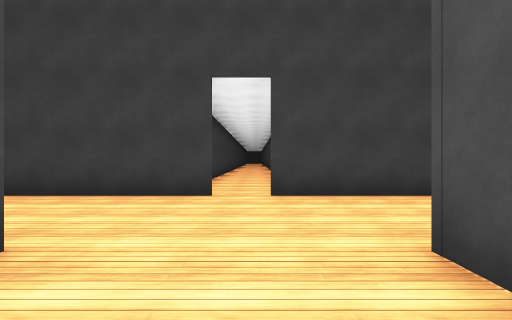
[1] (above)

21 first-person views from a walk through a scene from a Unity 3-D project. The camera is 1.2 m above the floor, looks level and sees 85° across. The floor is counted in squares, 2 m on a side. Each view is taken from the middle of a square. On the plan, view 1 faces up. The plan holds only what a view shows up to about 9 squares ahead; the rest is blank. The place goes on beyond the plan. The player is left out. Door leaves are left out, so doorways stand open. Surface patterns are stand-ins for the level's own textures.

[2]
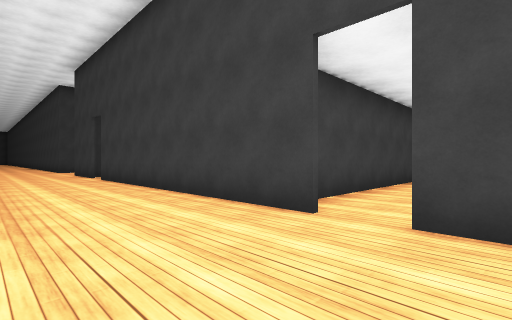

[3]
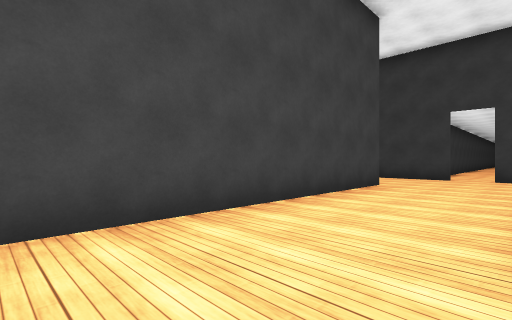

[4]
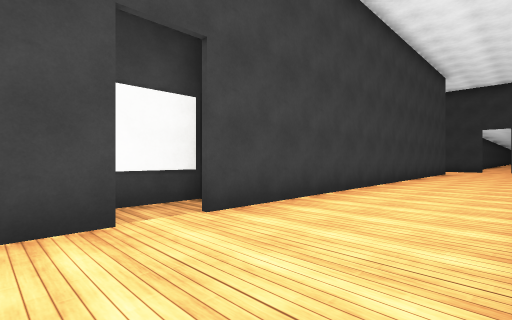

[5]
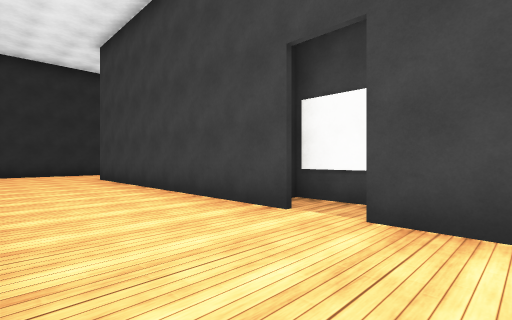

[6]
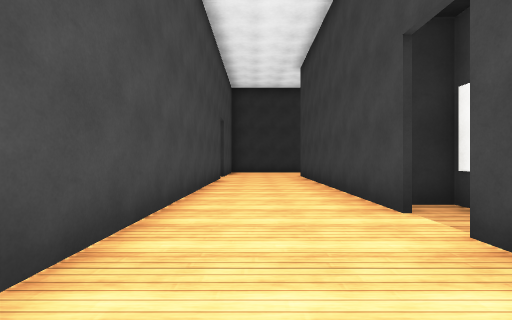

[7]
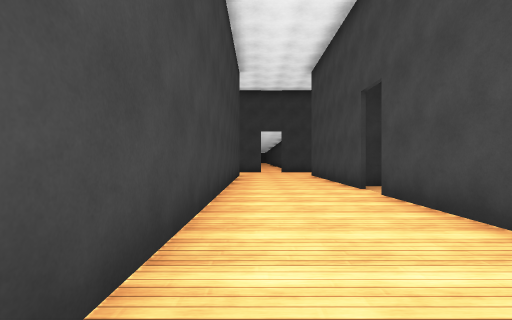

[8]
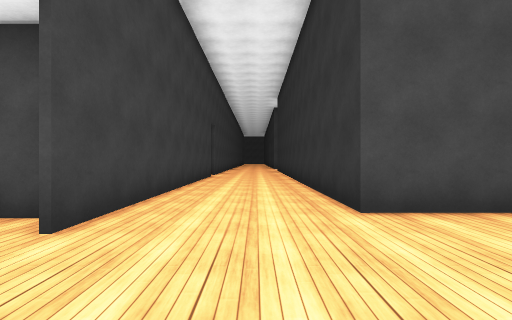

[9]
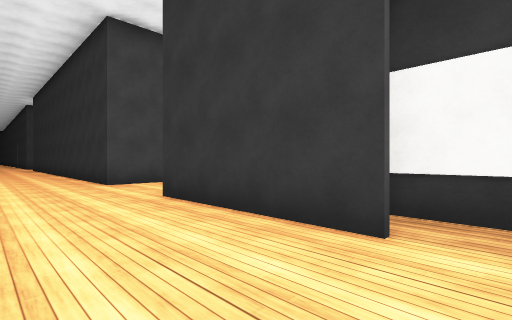

[10]
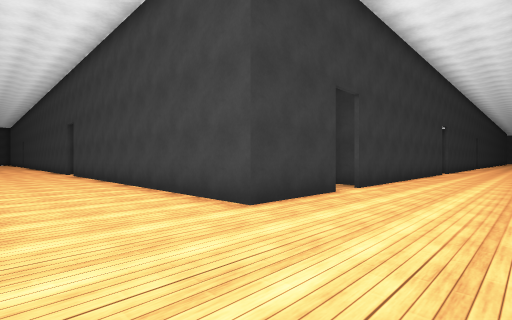

[11]
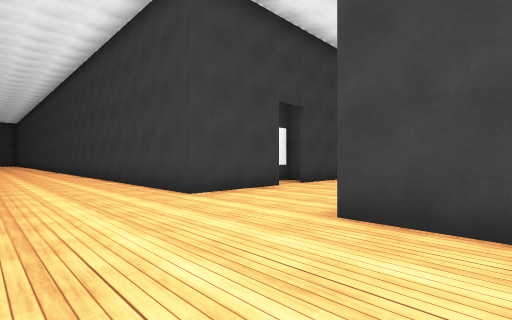

[12]
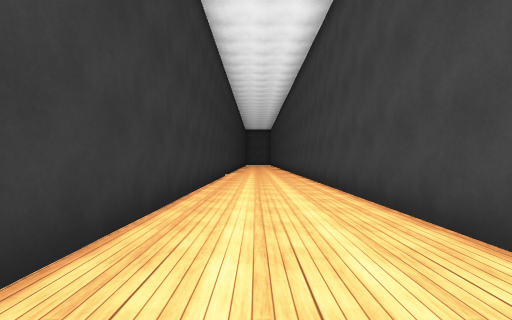

[13]
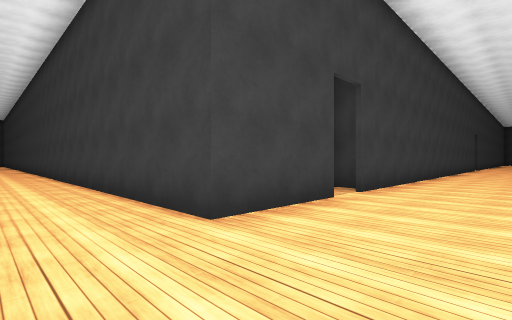

[14]
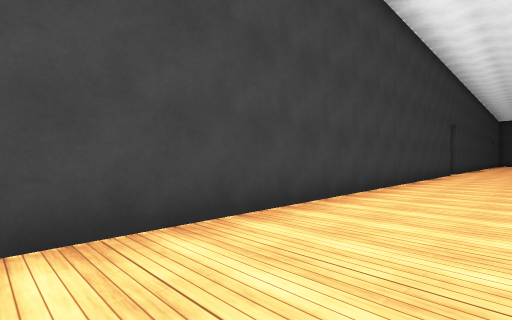

[15]
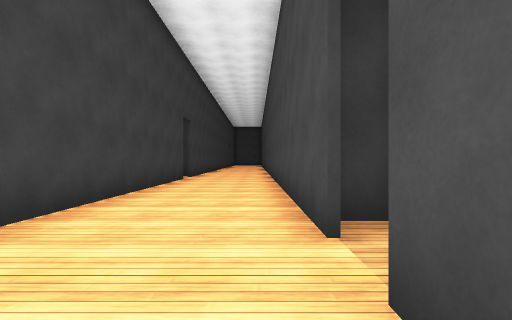

[16]
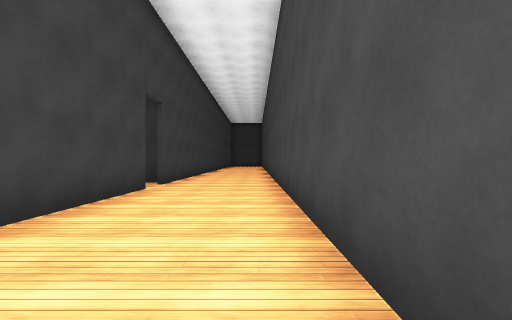

[17]
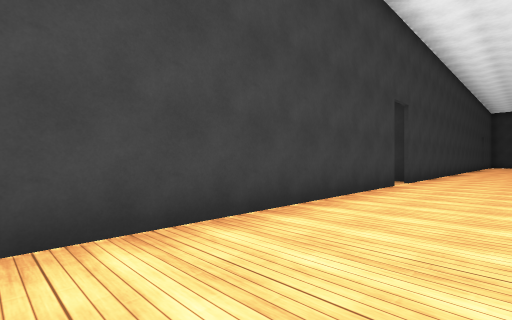

[18]
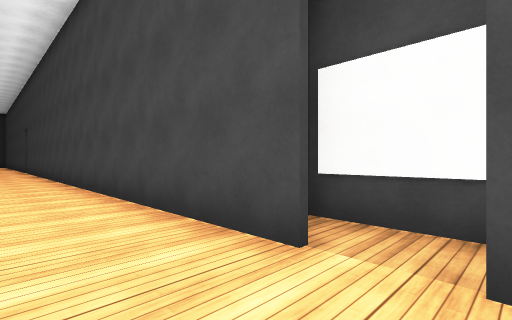

[19]
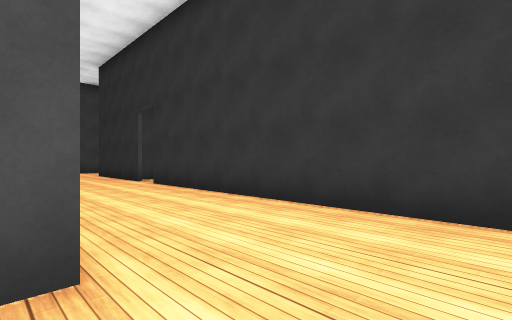

[20]
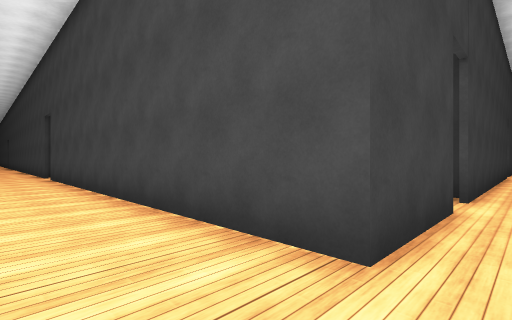

[21]
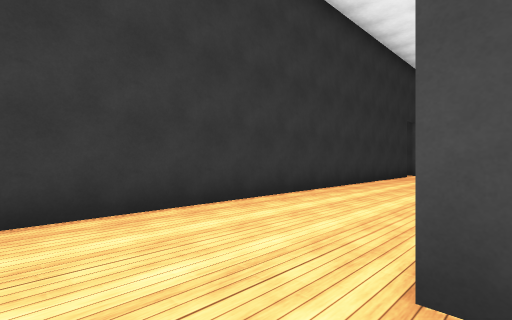

### Floor plan
Points are (right, up) in squares from view 1. A wall is a line through its corners. A room is listed if a view was taken in it or the views show most of it. See-through windows are left out.
Room 1 (views 1, 2, 3, 4, 5, 6, 7, 8, 9)
walls: (1.1, -3.2) (1.1, 1.8) (6.5, 1.8); (1.1, -6.8) (1.1, -4.1); (-2.6, -9.5) (-2.6, -11.7); (-1.6, -11.1) (-1.6, -18.4); (-5.2, 1.8) (-1.6, 1.8) (-1.6, -10.2); (-0.8, 4.6) (-8.2, 4.6); (6.5, 4.6) (0.2, 4.6); (1.1, -17) (1.1, -9.2)
ways out: opening at (-6.5, 3.5) to room 2; opening at (-0.5, -18); open door at (-5.5, 2); open door at (-2, -10.5); open door at (-0.5, 5); open door at (1, -17.5); open door at (1, -3.5)
Room 2 (views 10, 11, 12, 13, 14, 15, 16, 17, 18, 19, 20, 21)
walls: (-14.3, 7.1) (-14.3, 4.6) (-22.5, 4.6); (-10.5, 14.1) (-10.5, 15.7); (-11.5, 15.1) (-11.5, 25.1); (-9.1, 4.6) (-11.5, 4.6) (-11.5, 14.2); (-22.5, 1.8) (-6.1, 1.8); (-14.3, 21.9) (-14.3, 8); (-14.3, 25.4) (-14.3, 22.8)
ways out: opening at (-6.5, 3.5) to room 1; open door at (-14, 7.5); open door at (-14, 22.5); open door at (-11, 14.5); open door at (-8.5, 5)

Positions as (right, up) in squares from view 1, and headings:
1: (0, 0), facing up
2: (1, 2), facing up-left
3: (1, -5), facing up-left
4: (1, -12), facing up-left
5: (1, -9), facing down-left
6: (0, -8), facing down
7: (-1, -9), facing up
8: (-2, 3), facing right
9: (-6, 4), facing down-right
10: (-14, 2), facing up-right
11: (-10, 2), facing up-left
12: (-13, 3), facing left
13: (-12, 3), facing up-left
14: (-12, 9), facing up-left
15: (-12, 13), facing up
16: (-12, 16), facing up
17: (-12, 15), facing up-left
18: (-13, 14), facing up-right
19: (-13, 5), facing down-right
20: (-13, 4), facing up-right
21: (-13, 5), facing down-left
